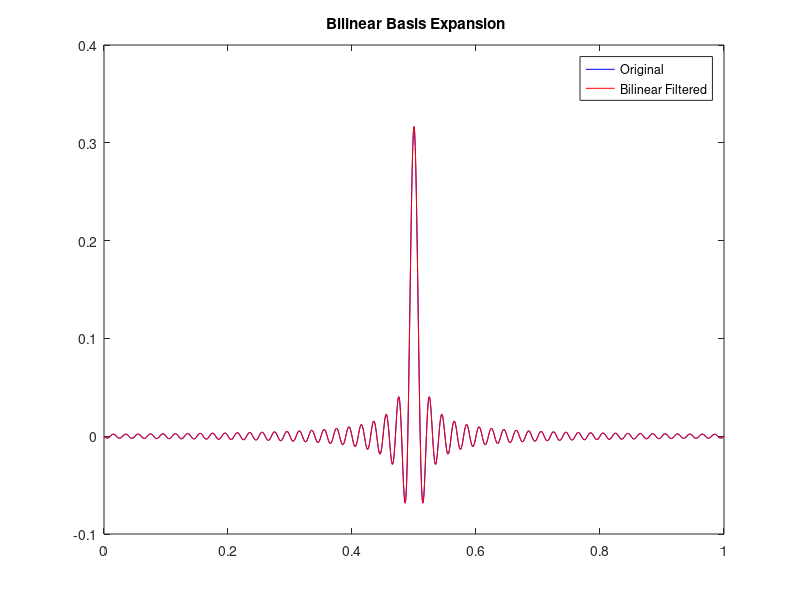
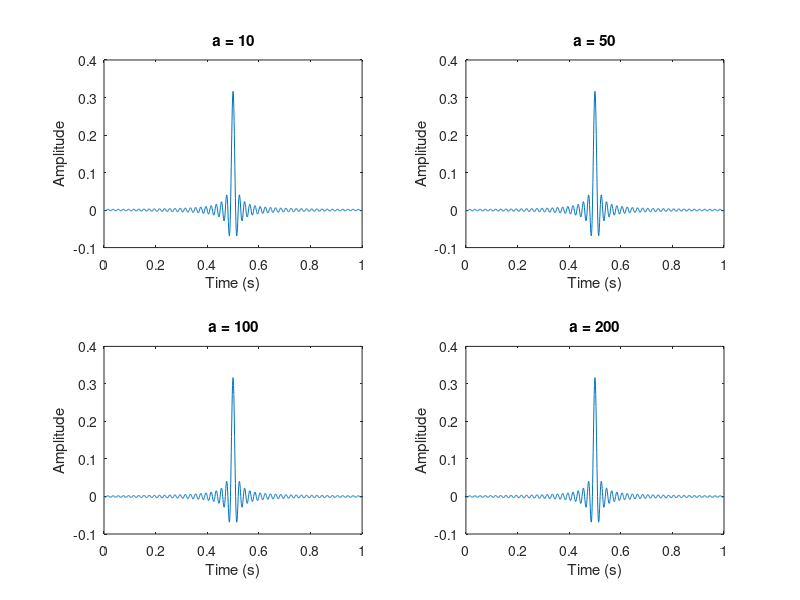

The MATLAB script that drew these images, in order: (Note: this script raises an error after producing the figures.)
% OBJECTIVE 1 Bilinear Filter And FIR Filter
clc;                        % Clear the command window
clear;                      % Remove all variables from the workspace
close all;                  % Close all open figure windows

fs = 1000;                  % Define the sampling frequency (Hz)
T = 1/fs;                   % Calculate the sampling period
t = 0:T:1;                  % Create a time vector from 0 to 1 second
N = length(t);              % Determine the number of samples in the signal
a_base = 100;               % Define the base value for 'a' used in the bilinear filter

% Generate a normalized sinc signal centered at 0.5 seconds
signal = sinc(100*(t - 0.5));   % Create a narrow sinc function (bandlimited signal)
signal = signal / norm(signal);% Normalize the signal's energy (L2 norm = 1)

% Define analog filter: numerator is a constant, denominator is 1st-order polynomial
[num_s, den_s] = deal(a_base, [1 a_base]);      % Use 'deal' to assign values to num_s and den_s

% Apply bilinear transform to convert analog filter to digital filter
[num_z_base, den_z_base] = bilinear(num_s, den_s, fs);  % Compute digital filter coefficients

% Filter the signal using the digital bilinear filter
filtered_signal_base = filter(num_z_base, den_z_base, signal);  % Apply the filter to the signal

% ---------------------- Bilinear Basis Expansion ----------------------
figure('Name', 'Objective 1: Bilinear Expansion');  % Create a new figure for Objective 1
plot(t, signal, 'b', t, filtered_signal_base, 'r'); % Plot original and filtered signal
legend('Original', 'Bilinear Filtered');            % Add legend
title(' Bilinear Basis Expansion');     % Set the title for the figure

% ----------------------Effect of Parameter a ----------------------
a_vals = [10, 50, 100, 200];        % Define array of 'a' values to test the effect
figure('Name', 'Effect of Parameter a');  % New figure for this objective

for i = 1:length(a_vals)           % Loop over each value of 'a'
    a = a_vals(i);                 % Assign current value of 'a'
    
    % Generate digital filter coefficients using bilinear transform
    [num_z, den_z] = bilinear(a, [1 a], fs);  
    
    % Filter the signal using the new filter
    filt = filter(num_z, den_z, signal);   
    
    % Plot the filtered result in subplot
    subplot(2,2,i);                % Create subplot for each 'a'
    plot(t, filt);                 % Plot the filtered signal
    title(['a = ' num2str(a)]);   % Title with current 'a' value
    xlabel('Time (s)');           % X-axis label
    ylabel('Amplitude');          % Y-axis label
end

% ----------------------FIR vs Bilinear Comparison ----------------------
fc = 0.1;                         % Normalized cutoff frequency for FIR filter (0.1 of Nyquist)
fir_coeff = fir1(100, fc);       % Design a low-pass FIR filter of order 100
fir_out = filter(fir_coeff, 1, signal);  % Apply the FIR filter to the signal

M = 50;                          % Number of largest coefficients to retain (sparse approx.)

% --- FIR Sparse Approximation ---
[~, idx_fir] = maxk(abs(fir_out), M);  % Find indices of M largest-magnitude FIR outputs
fir_approx = zeros(1, N);              % Initialize FIR approximation as zeros
fir_approx(idx_fir) = fir_out(idx_fir);% Retain only M largest coefficients

% --- Bilinear Sparse Approximation ---
[~, idx_bil] = maxk(abs(filtered_signal_base), M);  % Get indices of top M bilinear outputs
bil_approx = zeros(1, N);               % Initialize bilinear approximation as zeros
bil_approx(idx_bil) = filtered_signal_base(idx_bil);% Keep only top M responses

% Compute Mean Squared Error (MSE) between original and approximations
mse_fir = mean((signal - fir_approx).^2);   % MSE for FIR sparse approx
mse_bil = mean((signal - bil_approx).^2);   % MSE for bilinear sparse approx

% --- Plot Sparse Approximations ---
figure('Name','FIR vs Bilinear Approximation');  % New figure
title('Approximation Analysis Of FIR Filter And Bilinear Filter');
subplot(2,1,1);                        % Upper subplot for FIR
plot(t, signal, t, fir_approx, 'g');  % Plot original and FIR approx
title('FIR Approximation');           % Title
legend('Original', 'FIR');            % Legend
grid on;                              % Enable grid

subplot(2,1,2);                        % Lower subplot for bilinear
plot(t, signal, t, bil_approx, 'r');  % Plot original and bilinear approx
title('Bilinear Approximation');      % Title
legend('Original', 'Bilinear');       % Legend
grid on;                              % Enable grid

% ---To Plot MSE Comparison ---
figure('Name', ' MSE Comparison');  % Create bar chart for MSEs
bar([mse_fir mse_bil]);                        % Create bar plot
set(gca, 'XTickLabel', {'FIR', 'Bilinear'});   % Label x-axis categories
ylabel('MSE');                                % Y-axis label
title('MSE: FIR vs Bilinear');                % Title
grid on;                                      % Enable grid

% ---To Print MSE Values in Command Window ---
fprintf('\nMSE Comparison:\n');  % Heading for display
fprintf('FIR Approximation  MSE : %.6f\n', mse_fir);     % Print FIR MSE
fprintf('Bilinear Approximation MSE : %.6f\n', mse_bil); % Print bilinear MSE

% ----------------------Comparison Plot ----------------------
figure('Name', 'Final Comparison: Original, FIR, and Bilinear');  % Create final figure

% --- Original Signal ---
subplot(3,1,1);                  
plot(t, signal);          
title('Original Signal'); legend('Original'); grid on;
xlabel('Time (s)'); ylabel('Amplitude');     % Label axes

% --- FIR Output ---
subplot(3,1,2);                  
plot(t, fir_approx, 'g');       
title('FIR Filter Output'); legend('FIR Filtered'); grid on;
xlabel('Time (s)'); ylabel('Amplitude');     % Label axes

% --- Bilinear Output ---
subplot(3,1,3);                  
plot(t, bil_approx, 'r');       
title('Bilinear Filter Output'); legend('Bilinear Filtered'); grid on;
xlabel('Time (s)'); ylabel('Amplitude');     % Label axes
